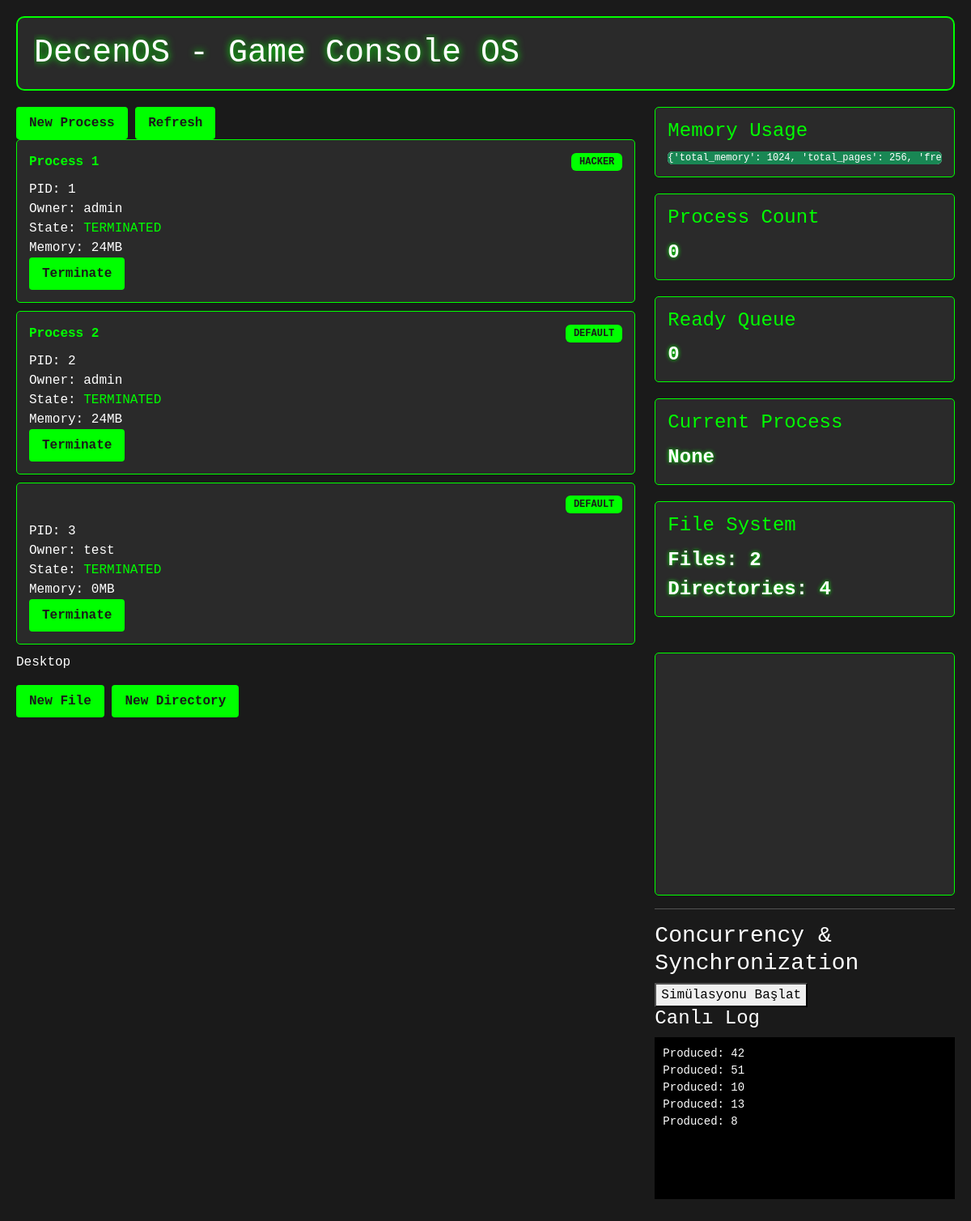
/process/explorer/2/ (signed in), run on the app's committed database.
### core/models.py (models this page shows, shortened)
class Process(models.Model):
    class ProcessState(models.TextChoices):
        NEW = 'NEW'
        READY = 'READY'
        RUNNING = 'RUNNING'
        WAITING = 'WAITING'
        TERMINATED = 'TERMINATED'
    pid = models.AutoField(primary_key=True)
    name = models.CharField(max_length=100)
    owner = models.ForeignKey(User, on_delete=models.CASCADE, related_name='processes')
    state = models.CharField(max_length=20, choices=ProcessState.choices, default=ProcessState.NEW)
    memory_required = models.IntegerField(default=0)
    created_at = models.DateTimeField(default=timezone.now)
    last_run_time = models.DateTimeField(null=True, blank=True)
    quantum = models.IntegerField(default=100)  # Time quantum in milliseconds
    priority = models.IntegerField(default=0)  # For Round Robin, all processes have equal priority
    class ProcessType(models.TextChoices):
        DEFAULT = 'DEFAULT'
        HACKER = 'HACKER'
        MINER = 'MINER'
        VALIDATOR = 'VALIDATOR'
    process_type = models.CharField(max_length=20, choices=ProcessType.choices, default=ProcessType.DEFAULT)
    page_table = models.JSONField(default=list)

class Directory(models.Model):
    name = models.CharField(max_length=255)
    parent = models.ForeignKey('self', on_delete=models.CASCADE, null=True, blank=True, related_name='subdirectories')
    owner = models.ForeignKey(User, on_delete=models.CASCADE, related_name='owned_directories')
    created_at = models.DateTimeField(default=timezone.now)
    last_modified = models.DateTimeField(auto_now=True)
    class Meta:
        unique_together = ('name', 'parent')

### core/views.py (the view)
# urls.py: path('explorer/', views.file_explorer, name='file_explorer'),
@login_required
def file_explorer(request, directory_id=None):
    if directory_id:
        current_dir = Directory.objects.get(id=directory_id)
        directories = current_dir.subdirectories.all()
        files = current_dir.files.all()
        current_path = []
        temp_dir = current_dir
        while temp_dir:
            current_path.insert(0, temp_dir)
            temp_dir = temp_dir.parent
    else:
        current_dir = None
        directories = Directory.objects.filter(parent=None)
        files = File.objects.filter(directory=None)
        current_path = []
    system_status = get_os_instance().get_system_status()
    return render(request, 'core/dashboard.html', {
        'processes': Process.objects.all(),
        'directories': directories,
        'files': files,
        'current_path': current_path,
        'current_dir': current_dir,
        'memory_usage': system_status.get('memory_usage', 0),
        'process_count': system_status.get('process_count', 0),
        'ready_queue_size': system_status.get('ready_queue_size', 0),
        'current_process': system_status.get('current_process', 'None'),
        'file_system_status': system_status.get('file_system_status', {'total_files': 0, 'total_directories': 0}),
        'console_history': []
    })

### core/memory_manager.py (called while the page is built)
    def get_memory_usage(self):
        total_allocated = sum(len(pages) for pages in self.allocated_pages.values())
        return {
            'total_memory': self.total_memory,
            'total_pages': self.total_pages,
            'free_pages': len(self.free_pages),
            'allocated_pages': total_allocated,
            'page_size': self.page_size
        }

### core/os.py (called while the page is built)
    def get_system_status(self):
        with self.system_locks['process']:
            with self.system_locks['memory']:
                with self.system_locks['file_system']:
                    return {
                        'is_running': self.is_running,
                        'memory_usage': self.memory_manager.get_memory_usage(),
                        'process_count': len(self.process_manager.get_all_processes()),
                        'ready_queue_size': len(self.scheduler.get_ready_queue()),
                        'current_process': self.scheduler.get_current_process().pid if self.scheduler.get_current_process() else None,
                        'file_system_status': {
                            'total_files': File.objects.count(),
                            'total_directories': Directory.objects.count()
                        }
                    }

### core/process_manager.py (called while the page is built)
    def _initialize_processes(self):
        for process in Process.objects.all():
            if process.state != Process.ProcessState.TERMINATED:
                self.processes[process.pid] = process
                if process.state == Process.ProcessState.READY:
                    self.scheduler.add_process(process)

    def get_all_processes(self):
        self._initialize_processes()
        return list(self.processes.values())

### core/scheduler.py (called while the page is built)
    def get_ready_queue(self):
        return self.ready_queue

    def get_current_process(self):
        return self.current_process

### core/views.py (called while the page is built)
def get_os_instance():
    global _os_instance
    if _os_instance is None:
        _os_instance = DecenOS()
    return _os_instance

### core/templates/core/dashboard.html (shortened to what this page needs)
{% extends 'core/base.html' %} {% block process_dashboard %}
<div class="process-controls">
  <button class="console-button" onclick="createProcess()">New Process</button>
  <button class="console-button" onclick="refreshProcesses()">Refresh</button>
</div>
<div class="process-visualization">
  <div class="process-list" id="process-list">
    {% for process in processes %}
    <div class="process-item" data-pid="{{ process.pid }}">
      <div class="process-header">
        <span class="process-name">{{ process.name }}</span>
        <span class="process-type badge bg-secondary"
          >{{ process.process_type }}</span
        >
      </div>
      <div class="process-details">
        <div>PID: {{ process.pid }}</div>
        <div>Owner: {{ process.owner.username }}</div>
        <div>State: <span class="process-state">{{ process.state }}</span></div>
        <div>Memory: {{ process.memory_required }}MB</div>
      </div>
      <div class="process-actions">
        <button
          class="console-button"
          onclick="terminateProcess({{ process.pid }})"
        >
          Terminate
        </button>
      </div>
    </div>
    {% endfor %}
  </div>
</div>
{% endblock %} {% block system_status %}
<div class="system-metrics">
  <div class="metric">
    <h4>Memory Usage</h4>
    <div class="progress">
      <div
        class="progress-bar bg-success"
        role="progressbar"
        style="width: {{ memory_usage }}%"
      >
        {{ memory_usage }}%
      </div>
    </div>
  </div>
  <div class="metric">
    <h4>Process Count</h4>
    <div class="metric-value">{{ process_count }}</div>
  </div>
  <div class="metric">
    <h4>Ready Queue</h4>
    <div class="metric-value">{{ ready_queue_size }}</div>
  </div>
  <div class="metric">
    <h4>Current Process</h4>
    <div class="metric-value">{{ current_process|default:"None" }}</div>
  </div>
  <div class="metric">
    <h4>File System</h4>
    <div class="metric-value">
      Files: {{ file_system_status.total_files }}<br />
      Directories: {{ file_system_status.total_directories }}
    </div>
  </div>
</div>
{% endblock %} {% block file_explorer %}
<div class="file-navigation">
  <div class="breadcrumb">
    {% for dir in current_path %}
    <span class="breadcrumb-item">{{ dir.name }}</span>
    {% endfor %}
  </div>
</div>
<div class="file-actions">
  <button class="console-button" onclick="createFile()">New File</button>
  <button class="console-button" onclick="createDirectory()">
    New Directory
  </button>
</div>
{% endblock %} {% block console_output %}
<div class="console-history" id="console-history">
</div>
<hr>
<h3>Concurrency & Synchronization</h3>
<button onclick="startSimulation()">Simülasyonu Başlat</button>
<h4>Canlı Log</h4>
<pre id="logDisplay" style="background-color:#000; padding:10px; height:200px; overflow-y:scroll;"></pre>
{% endblock %}

### core/static/core/css/style.css (style rules this page uses)
:root { --console-bg: #1a1a1a; --console-accent: #00ff00; --console-text: #ffffff; --console-panel: #2a2a2a; --console-glow: 0 0 10px var(--console-accent); }
body { background-color: var(--console-bg); color: var(--console-text); font-family: "Courier New", monospace; background-image: url("https://www.transparenttextures.com/patterns/carbon-fibre.png"); }
.console-button { background-color: var(--console-accent); color: var(--console-bg); border: none; padding: 8px 16px; border-radius: 4px; cursor: pointer; font-family: "Courier New", monospace; font-weight: bold; transition: all 0.3s ease; }
.process-item { background-color: var(--console-panel); border: 1px solid var(--console-accent); padding: 15px; margin-bottom: 10px; border-radius: 5px; transition: all 0.3s ease; animation: fadeIn 0.5s ease-in; }
.process-header { display: flex; justify-content: space-between; align-items: center; margin-bottom: 10px; }
.process-name { font-weight: bold; color: var(--console-accent); }
.process-state { color: var(--console-accent); }
.system-metrics { display: grid; grid-template-columns: repeat(auto-fit, minmax(200px, 1fr)); gap: 20px; margin-bottom: 20px; }
.metric { background-color: var(--console-panel); border: 1px solid var(--console-accent); padding: 15px; border-radius: 5px; transition: all 0.3s ease; }
.metric h4 { color: var(--console-accent); margin-bottom: 10px; }
.metric-value { font-size: 24px; font-weight: bold; text-shadow: 0 0 5px var(--console-accent); }
.console-history { background-color: var(--console-panel); border: 1px solid var(--console-accent); padding: 15px; border-radius: 5px; height: 300px; overflow-y: auto; }
.progress-bar { transition: width 0.5s ease-in-out; animation: pulse-glow 2s infinite; }
.process-type.badge { padding: 5px 10px; margin-left: 10px; text-shadow: 0 0 5px var(--console-accent); }
.process-type.badge.bg-secondary { background-color: var(--console-accent) !important; color: var(--console-bg); }

### data on the page
Process: name "Process 1", process_type "HACKER", pid "1", owner.username "admin", state "TERMINATED", memory_required "24"
Process: name "Process 2", process_type "DEFAULT", pid "2", owner.username "admin", state "TERMINATED", memory_required "24"
Process: process_type "DEFAULT", pid "3", owner.username "test", state "TERMINATED", memory_required "0"
Directory: name "Desktop"

### other printed values
{{ memory_usage }} "{'total_memory': 1024, 'total_pages': 256,…"
{{ process_count }} "0"
{{ ready_queue_size }} "0"
{{ current_process|default:"None" }} "None"
{{ file_system_status.total_files }} "2"
{{ file_system_status.total_directories }} "4"
